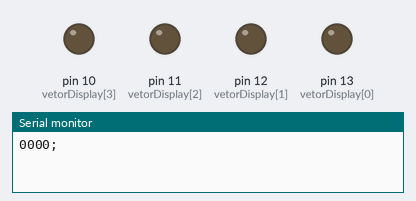
The sketch below on a simulated Arduino Uno, built with avr-gcc and run on an emulated ATmega328P. Shown: output pins drawn as LEDs (lit = HIGH), the last lines printed to the serial monitor.

Above: at 0.2 s.
At 1.2 s:
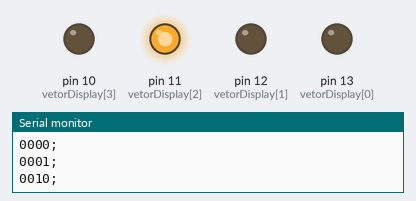
At 1.7 s:
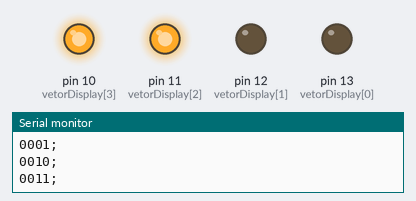
At 2.7 s:
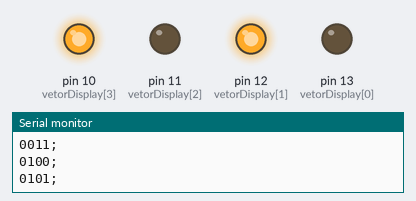
At 4.2 s:
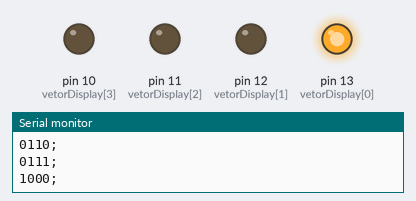
At 5.7 s:
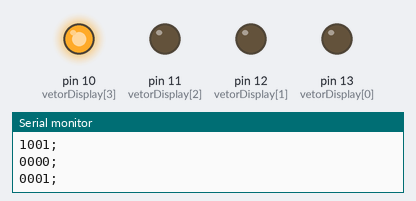
Timing chart, 0 to 6.5 s (numbered marks = the images above):
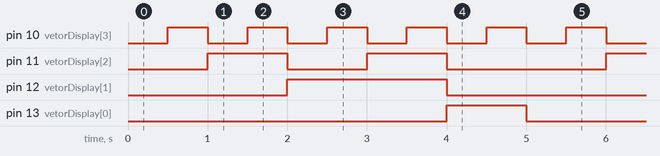

The sketch:

Cod_Display_Manual_v2.ino
```cpp
const int vetorDisplay[] = {13,12,11,10};
                        // D,C,B,A
int matrizDados[10][4] = {{0,0,0,0}, //0
                          {0,0,0,1}, //1
                          {0,0,1,0}, //2
                          {0,0,1,1}, //3
                          {0,1,0,0}, //4
                          {0,1,0,1}, //5
                          {0,1,1,0}, //6
                          {0,1,1,1}, //7
                          {1,0,0,0}, //8
                          {1,0,0,1}}; //9

int i,j,k,dado;

void setup() {
  pinMode(13, OUTPUT);
  pinMode(12, OUTPUT);
  pinMode(11, OUTPUT);
  pinMode(10, OUTPUT);
  Serial.begin(9600);
}

void loop() {
  for(i=0;i<=9;i++){
    //j=defineNumero(i);
    for(k=0;k<=3;k++){
      digitalWrite(vetorDisplay[k],matrizDados[i][k]);
      Serial.print(matrizDados[i][k]);
     }
     Serial.println(";");
     delay(500);

  }
}

/*
int defineNumero(int num){
  switch (num) {
    case 0: dado=0;
      break;
    case 1: dado=1;
      break;
    case 2: dado=2;
      break;
    case 3: dado=3;
      break;
    case 4: dado=4;
      break;
    case 5: dado=5;
      break;
    case 6: dado=6;
      break;
    case 7: dado=7;
      break;
    case 8: dado=8;
      break;
    case 9: dado=9;
       break;
    }
    return dado;
}*/
```

Measured:
- by itself, pin 10 (vetorDisplay[3]): alternates HIGH for 0.50 s and LOW for 0.50 s
- by itself, pin 11 (vetorDisplay[2]): repeats every 5.0 s: LOW 1.0 s, HIGH 1.0 s, LOW 2.0 s, HIGH 1.0 s
- by itself, pin 12 (vetorDisplay[1]): alternates HIGH for 2.0 s and LOW for 3.0 s
- by itself, pin 13 (vetorDisplay[0]): alternates HIGH for 1.0 s and LOW for 4.0 s
